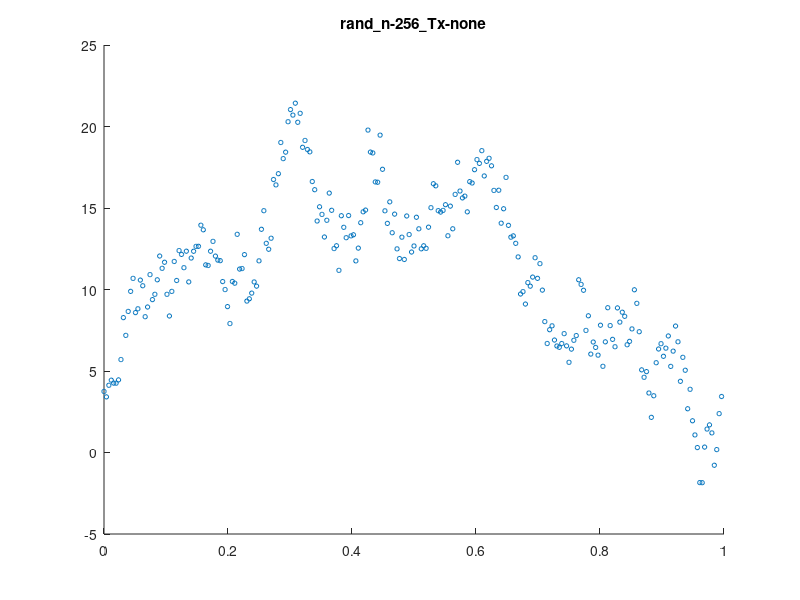
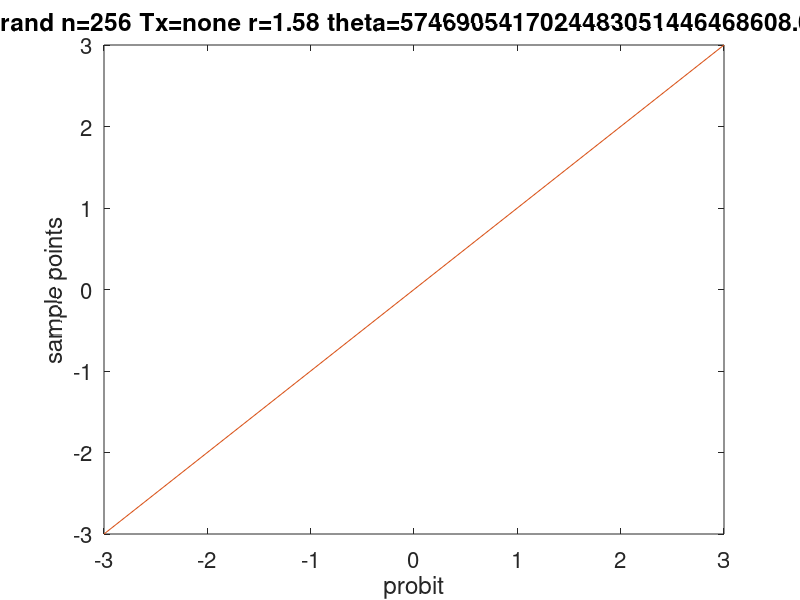
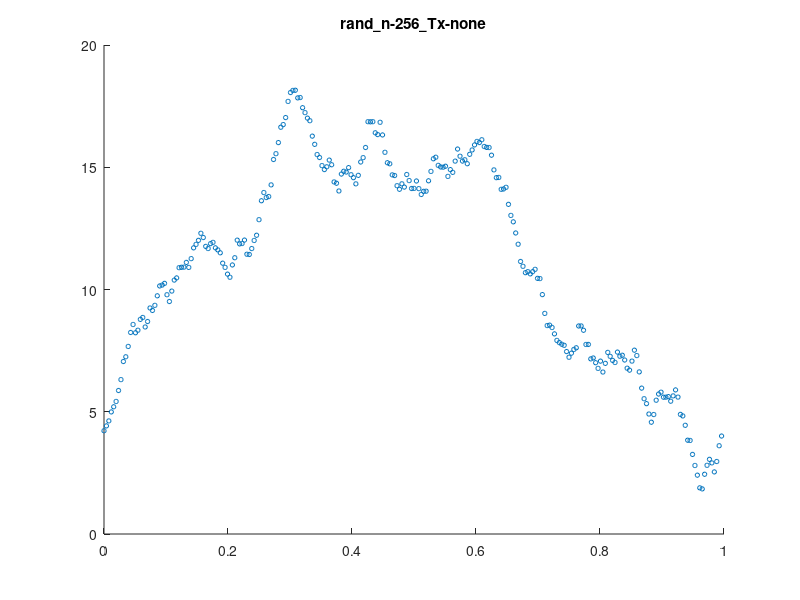
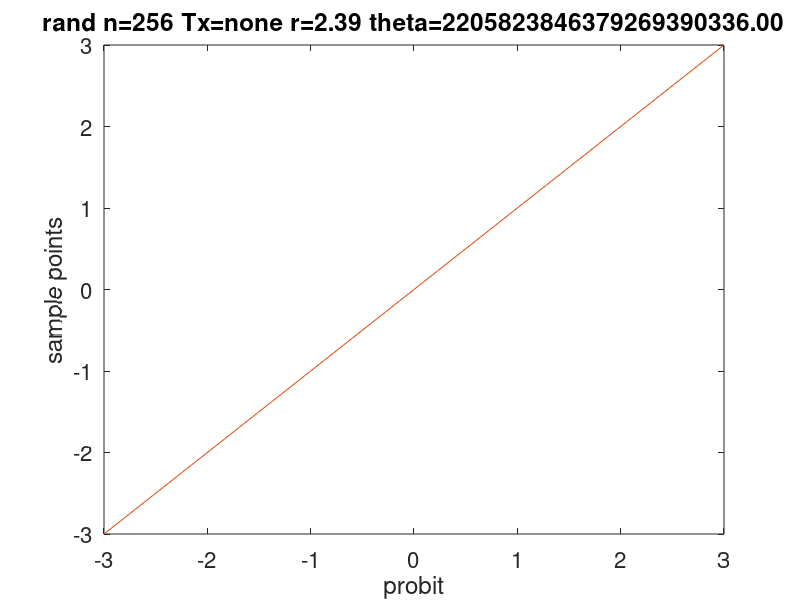

Write MATLAB code to recreate these figures, in order.
%
% Minimum working example to test Gaussian diagnostics idea
%
function MWE_gaussian_diagnostics()

format short
close all

fNames = {'ExpCos','Keister','rand'};
ptransforms = {'C1','C1sin', 'none'};
fName = fNames{3};
ptransform = ptransforms{3};

npts = 2^8;  % max 14
dim = 1;
rVec = [1.75 2.45 3.15];

for r=rVec
  
  %parameters for random function
  rfun = r/2;
  f_mean = 3;
  f_std_a = 8;
  f_std_b = 5;
  
  shift = rand(1,dim);
  
  [~,xlat] = simple_lattice_gen(npts,dim,shift,true);
  
  if strcmp(fName,'ExpCos')
    integrand = @(x) exp(sum(cos(2*pi*x), 2));
  elseif strcmp(fName, 'Keister')
    integrand = @(x) keisterFunc(x,dim,1/sqrt(2)); % a=0.8
  else
    integrand = @(x) f_rand(x,rfun,f_mean,f_std_a,f_std_b);
  end
  
  integrand_p = doPeriodTx(integrand, ptransform);
  
  y = integrand_p(xlat);
  ftilde = fft(y);
  ftilde(1) = 0;  % ftilde = \mV^H(\vf - m \vone)
  if dim==1
    hFigIntegrand = figure; scatter(xlat, y, 10)
    title(sprintf('%s_n-%d_Tx-%s', ...
      fName, npts, ptransform), 'interpreter','none')
    saveas(hFigIntegrand, sprintf('%s_n-%d_Tx-%s_rFun-%1.2f.png', ...
      fName, npts, ptransform, rfun))
  end
  
  if 0
%     lnaMLE_opt = fminsearch(@(lna) ...
%       ObjectiveFunction(exp(lna),r,xlat,(ftilde)), ...
%       0,optimset('TolX',1e-2));
%     thetaOpt = exp(lnaMLE_opt)
  else
    if 0
%       thetaOpt = 1;
%       ln_rOpt = fminsearch(@(lnr) ...
%         ObjectiveFunction(thetaOpt,1+exp(lnr),xlat,(ftilde)), ...
%         0,optimset('TolX',1e-2));
%       rOpt = 1 + exp(ln_rOpt)
%       r = rOpt;
    else
      lnParamsOpt = fminsearch(@(lnParams) ...
        ObjectiveFunction(exp(lnParams(1)),1+exp(lnParams(2)),xlat,(ftilde)), ...
        [0,0],optimset('TolX',1e-2));
      thetaOpt = exp(lnParamsOpt(1));
      rOpt = 1 + exp(lnParamsOpt(2));
    end
  end
  
  % lambda1 = kernel(r, xlat_, thetaOpt);
  vlambda = kernel2(rOpt, xlat, thetaOpt);
  s = sqrt(sum(abs(ftilde(2:end).^2)./vlambda(2:end))/(npts^2));
  vlambda = (s^2)*vlambda;

  % apply transform
  % $\vZ = \frac 1n \mV \mLambda^{-\frac 12} \mV^H(\vf - m \vone)$
  % ifft also includes 1/n division
  vz = ifft(ftilde./sqrt(vlambda));
  vz_real = real(vz);  % vz must be real as intended by the transformation 

  % create_plots('normplot')
  create_plots('qqplot', vz_real, fName, npts, ptransform, rOpt, thetaOpt)
  
  % Shapiro-Wilk test
  %   [H, pValue, W] = swtest(w_ftilde);
  %   Hval='true';
  %   if H==true
  %     Hval='false';
  %   end
  %   fprintf('Shapiro-Wilk test: Normal=%s, pValue=%1.3f, W=%1.3f\n', Hval, pValue, W);
end

end

function create_plots(type, vz_real, fName, npts, ptransform, r, thetaOpt)
hFigNormplot = figure();
set(hFigNormplot,'defaultaxesfontsize',16, ...
  'defaulttextfontsize',16, ... %make font larger
  'defaultLineLineWidth',0.75, 'defaultLineMarkerSize',8)
if strcmp(type, 'normplot')
  normplot(vz_real)
else
  qqplot(vz_real); hold on
  plot([-3 3], [-3 3],'-')
end

title(sprintf('%s n=%d Tx=%s r=%1.2f theta=%1.2f', ...
       fName, npts, ptransform, r, thetaOpt))
saveas(hFigNormplot, sprintf('%s_%s_n-%d_Tx-%s_rOpt-%1.3f.png', ...
       type, fName, npts, ptransform, r))
end

% gaussian random function
function fval = f_rand(xpts, rfun, a, b, c)
% a = sqrt(2 * factorial(2*rfun))/((2*pi)^rfun);
% theta = (2 * factorial(rfun))/((2*pi)^rfun);
% a = 8;
% b = 5;

rng(202326) % initialize random number generator for reproducability
N = 2^(15);
f_c = a*randn(1, N);
f_s = a*randn(1, N);
f_0 = b*randn(1, 1) + c;
kvec = (1:N);
argx = @(x) 2*pi*x*kvec;
f_c_ = @(x)(f_c./kvec.^(rfun)).*cos(argx(x));
f_s_ = @(x)(f_s./kvec.^(rfun)).*sin(argx(x));
f_ran = @(x) f_0 + sum(f_c_(x)+ f_s_(x),2) ; %
fval = f_ran(xpts);
% figure; plot(fval, '.')
end

function Lambda = kernel(r, xun, theta)
constMult =  -(-1)^(r/2)*((2*pi)^r)/(2*factorial(r));
if r == 2
  bernPoly = @(x)(-x.*(1-x) + 1/6);
elseif r == 4
  bernPoly = @(x)( ( (x.*(1-x)).^2 ) - 1/30);
else
  error('Bernoulli order=%d not implemented !', r);
end
kernelFunc = @(x) bernPoly(x);

temp_ = bsxfun(@times, (theta)*constMult, kernelFunc(xun));
C1 = prod(1 + temp_, 2);

% matlab's builtin fft is much faster and accurate
% eigenvalues must be real : Symmetric pos definite Kernel
Lambda = real(fft(C1));

end

function vlambda = kernel2(r, xun, theta)
constMult = 1/2;
kernelFunc = @(x) truncated_series_kernel(x,r);
        
temp_ = bsxfun(@times, (theta)*constMult, kernelFunc(xun));
C1 = prod(1 + temp_, 2);

% matlab's builtin fft is much faster and accurate
% eigenvalues must be real : Symmetric pos definite Kernel
vlambda = real(fft(C1));
end

function g = truncated_series(N, r)
tilde_g_0 = 0;
m = 1:(-1 + N/2);
tilde_g_h1 = N./abs(m).^(r);
m = (N/2):(-1 + N);
tilde_g_h2 = N./abs(N-m).^(r);
tilde_g = [tilde_g_0 tilde_g_h1 tilde_g_h2];
g = ifft(tilde_g)';
end

function c = truncated_series_kernel(x,r)
n = size(x, 1);
g = truncated_series(n,r);
c = g(1 + x*n);
end

function [loss,Lambda,RKHSnorm] = ObjectiveFunction(theta,order,xun,ftilde)

n = length(ftilde);
% [Lambda, Lambda_ring] = kernel(xun,obj.kernType,a,obj.order,...
%   obj.avoidCancelError);
arbMean = true;
[Lambda] = kernel2(order, xun, theta);

% compute RKHSnorm
temp = abs(ftilde(Lambda~=0).^2)./(Lambda(Lambda~=0)) ;

% compute loss: MLE
if arbMean==true
  RKHSnorm = sum(temp(2:end))/n;
  temp_1 = sum(temp(2:end));
else
  RKHSnorm = sum(temp)/n;
  temp_1 = sum(temp);
end

% ignore all zero eigenvalues
loss1 = sum(log(Lambda(Lambda~=0)))/n;
loss2 = log(temp_1);
loss = (loss1 + loss2);
fprintf('loss1 %1.3f loss2 %1.3f loss %1.3f r %1.3ea %1.3e\n', loss1, loss2, loss, order, theta)

end

function f = doPeriodTx(fInput, ptransform)

if strcmp(ptransform,'Baker')
  f=@(x) fInput(1-2*abs(x-1/2)); % Baker's transform
elseif strcmp(ptransform,'C0')
  f=@(x) fInput(3*x.^2-2*x.^3).*prod(6*x.*(1-x),2); % C^0 transform
elseif strcmp(ptransform,'C1')
  % C^1 transform
  f=@(x) fInput(x.^3.*(10-15*x+6*x.^2)).*prod(30*x.^2.*(1-x).^2,2);
elseif strcmp(ptransform,'C1sin')
  % Sidi C^1 transform
  f=@(x) fInput(x-sin(2*pi*x)/(2*pi)).*prod(2*sin(pi*x).^2,2);
elseif strcmp(ptransform,'C2sin')
  % Sidi C^2 transform
  psi3 = @(t) (8-9*cos(pi*t)+cos(3*pi*t))/16;
  psi3_1 = @(t) (9*sin(pi*t)*pi- sin(3*pi*t)*3*pi)/16;
  f=@(x) fInput(psi3(x)).*prod(psi3_1(x),2);
elseif strcmp(ptransform,'C3sin')
  % Sidi C^3 transform
  psi4 = @(t) (12*pi*t-8*sin(2*pi*t)+sin(4*pi*t))/(12*pi);
  psi4_1 = @(t) (12*pi-8*cos(2*pi*t)*2*pi+sin(4*pi*t)*4*pi)/(12*pi);
  f=@(x) fInput(psi4(x)).*prod(psi4_1(x),2);
elseif strcmp(ptransform,'none')
  % do nothing
  f=@(x) fInput(x);
else
  error('Error: Periodization transform %s not implemented', ptransform);
end

end


function [xlat,xpts_un,xlat_un,xpts] = simple_lattice_gen(n,d,shift,firstBatch)
gen_vec = [1, 433461, 315689, 441789, 501101, 146355, 88411, 215837, 273599 ...
  151719, 258185, 357967, 96407, 203741, 211709, 135719, 100779, ...
  85729, 14597, 94813, 422013, 484367]; %generator
z = gen_vec(1:d);

nmax = n;
nmin = 1 + n/2;
if firstBatch==true
  nmin = 1;
end
nelem=nmax-nmin+1;

if firstBatch==true
  brIndices=vdc(nelem)';
  xpts_un=mod(bsxfun(@times,(0:1/n:1-1/n)',z),1); % unshifted in direct order
else
  brIndices=vdc(nelem)'+1/(2*(nmin-1));
  xpts_un=mod(bsxfun(@times,(1/n:2/n:1-1/n)',z),1); % unshifted in direct order
  
end
xpts = mod(bsxfun(@plus,xpts_un,shift),1);  % shifted in direct order

xlat_un = mod(bsxfun(@times,brIndices',z),1);  % unshifted
xlat = mod(bsxfun(@plus,xlat_un,shift),1);  % shifted in VDC order
end

% van der Corput sequence in base 2
function q = vdc(n)
if n>1
  k=log2(n); % We compute the VDC seq part by part of power 2 size
  q=zeros(2^k,1);
  for l=0:k-1
    nl=2^l;
    kk=2^(k-l-1);
    ptind=repmat([false(nl,1);true(nl,1)],kk,1);
    q(ptind)=q(ptind)+1/2^(l+1);
  end
else
  q=0;
end
end

